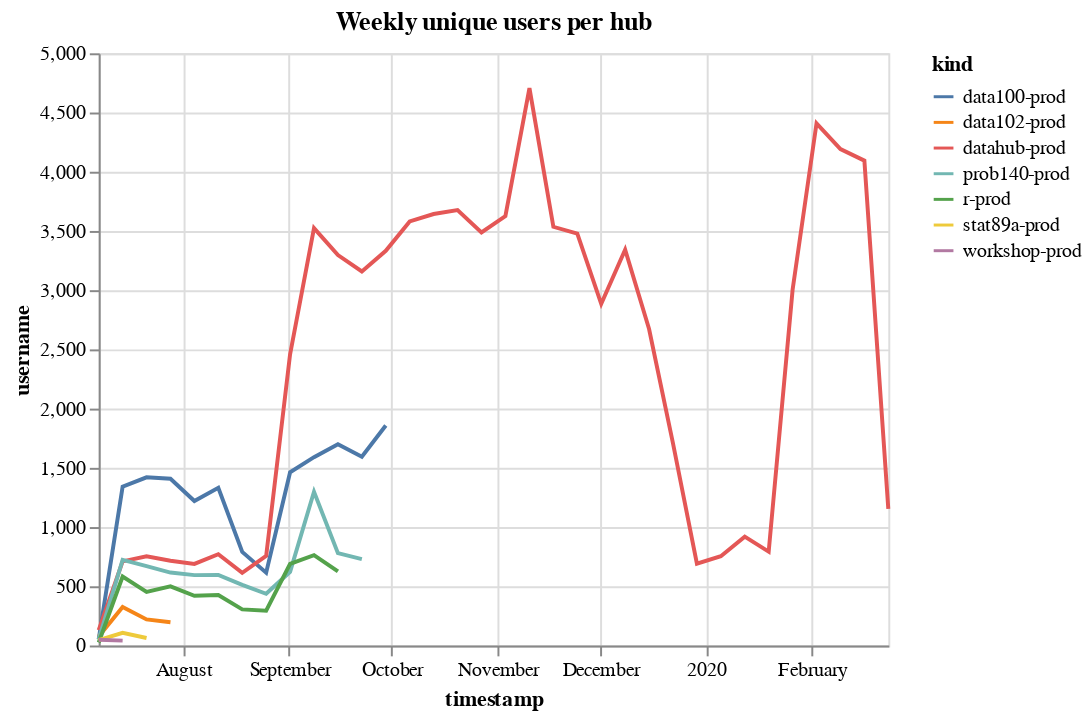

The code cell stored with this chart in its notebook:
### Code cell
alt.Chart(unique_weekly_users, title="Weekly unique users per hub").mark_line().encode(
    x='timestamp',
    y='username',
    color='kind'
)

### Figure 1 — Vega-Lite specification as saved in the notebook (floating-point values rounded to 4 significant figures)
{"config": {"view": {"continuousWidth": 400, "continuousHeight": 300}}, "data": {"name": "data-2da0f3a6632cb175b19a876d3a8528de"}, "mark": "line", "encoding": {"color": {"type": "nominal", "field": "kind"}, "x": {"type": "temporal", "field": "timestamp"}, "y": {"type": "quantitative", "field": "username"}}, "title": "Weekly unique users per hub", "$schema": "https://vega.github.io/schema/vega-lite/v4.0.2.json", "datasets": {"data-2da0f3a6632cb175b19a876d3a8528de": [{"kind": "data100-prod", "timestamp": "2019-07-07T00:00:00-07:00", "username": 53}, {"kind": "data100-prod", "timestamp": "2019-07-14T00:00:00-07:00", "username": 1341}, {"kind": "data100-prod", "timestamp": "2019-07-21T00:00:00-07:00", "username": 1420}, {"kind": "data100-prod", "timestamp": "2019-07-28T00:00:00-07:00", "username": 1408}, {"kind": "data100-prod", "timestamp": "2019-08-04T00:00:00-07:00", "username": 1220}, {"kind": "data100-prod", "timestamp": "2019-08-11T00:00:00-07:00", "username": 1332}, {"kind": "data100-prod", "timestamp": "2019-08-18T00:00:00-07:00", "username": 790}, {"kind": "data100-prod", "timestamp": "2019-08-25T00:00:00-07:00", "username": 615}, {"kind": "data100-prod", "timestamp": "2019-09-01T00:00:00-07:00", "username": 1463}, {"kind": "data100-prod", "timestamp": "2019-09-08T00:00:00-07:00", "username": 1590}, {"kind": "data100-prod", "timestamp": "2019-09-15T00:00:00-07:00", "username": 1700}, {"kind": "data100-prod", "timestamp": "2019-09-22T00:00:00-07:00", "username": 1594}, {"kind": "data100-prod", "timestamp": "2019-09-29T00:00:00-07:00", "username": 1858}, {"kind": "data102-prod", "timestamp": "2019-07-07T00:00:00-07:00", "username": 76}, {"kind": "data102-prod", "timestamp": "2019-07-14T00:00:00-07:00", "username": 326}, {"kind": "data102-prod", "timestamp": "2019-07-21T00:00:00-07:00", "username": 220}, {"kind": "data102-prod", "timestamp": "2019-07-28T00:00:00-07:00", "username": 196}, {"kind": "datahub-prod", "timestamp": "2019-07-07T00:00:00-07:00", "username": 129}, {"kind": "datahub-prod", "timestamp": "2019-07-14T00:00:00-07:00", "username": 710}, {"kind": "datahub-prod", "timestamp": "2019-07-21T00:00:00-07:00", "username": 753}, {"kind": "datahub-prod", "timestamp": "2019-07-28T00:00:00-07:00", "username": 716}, {"kind": "datahub-prod", "timestamp": "2019-08-04T00:00:00-07:00", "username": 689}, {"kind": "datahub-prod", "timestamp": "2019-08-11T00:00:00-07:00", "username": 771}, {"kind": "datahub-prod", "timestamp": "2019-08-18T00:00:00-07:00", "username": 614}, {"kind": "datahub-prod", "timestamp": "2019-08-25T00:00:00-07:00", "username": 756}, {"kind": "datahub-prod", "timestamp": "2019-09-01T00:00:00-07:00", "username": 2458}, {"kind": "datahub-prod", "timestamp": "2019-09-08T00:00:00-07:00", "username": 3524}, {"kind": "datahub-prod", "timestamp": "2019-09-15T00:00:00-07:00", "username": 3296}, {"kind": "datahub-prod", "timestamp": "2019-09-22T00:00:00-07:00", "username": 3158}, {"kind": "datahub-prod", "timestamp": "2019-09-29T00:00:00-07:00", "username": 3332}, {"kind": "datahub-prod", "timestamp": "2019-10-06T00:00:00-07:00", "username": 3580}, {"kind": "datahub-prod", "timestamp": "2019-10-13T00:00:00-07:00", "username": 3643}, {"kind": "datahub-prod", "timestamp": "2019-10-20T00:00:00-07:00", "username": 3676}, {"kind": "datahub-prod", "timestamp": "2019-10-27T00:00:00-07:00", "username": 3488}, {"kind": "datahub-prod", "timestamp": "2019-11-03T00:00:00-07:00", "username": 3626}, {"kind": "datahub-prod", "timestamp": "2019-11-10T00:00:00-08:00", "username": 4706}, {"kind": "datahub-prod", "timestamp": "2019-11-17T00:00:00-08:00", "username": 3535}, {"kind": "datahub-prod", "timestamp": "2019-11-24T00:00:00-08:00", "username": 3478}, {"kind": "datahub-prod", "timestamp": "2019-12-01T00:00:00-08:00", "username": 2885}, {"kind": "datahub-prod", "timestamp": "2019-12-08T00:00:00-08:00", "username": 3342}, {"kind": "datahub-prod", "timestamp": "2019-12-15T00:00:00-08:00", "username": 2672}, {"kind": "datahub-prod", "timestamp": "2019-12-22T00:00:00-08:00", "username": 1707}, {"kind": "datahub-prod", "timestamp": "2019-12-29T00:00:00-08:00", "username": 691}, {"kind": "datahub-prod", "timestamp": "2020-01-05T00:00:00-08:00", "username": 754}, {"kind": "datahub-prod", "timestamp": "2020-01-12T00:00:00-08:00", "username": 919}, {"kind": "datahub-prod", "timestamp": "2020-01-19T00:00:00-08:00", "username": 793}, {"kind": "datahub-prod", "timestamp": "2020-01-26T00:00:00-08:00", "username": 3004}, {"kind": "datahub-prod", "timestamp": "2020-02-02T00:00:00-08:00", "username": 4409}, {"kind": "datahub-prod", "timestamp": "2020-02-09T00:00:00-08:00", "username": 4191}, {"kind": "datahub-prod", "timestamp": "2020-02-16T00:00:00-08:00", "username": 4094}, {"kind": "datahub-prod", "timestamp": "2020-02-23T00:00:00-08:00", "username": 1153}, {"kind": "prob140-prod", "timestamp": "2019-07-07T00:00:00-07:00", "username": 52}, {"kind": "prob140-prod", "timestamp": "2019-07-14T00:00:00-07:00", "username": 723}, {"kind": "prob140-prod", "timestamp": "2019-07-21T00:00:00-07:00", "username": 670}, {"kind": "prob140-prod", "timestamp": "2019-07-28T00:00:00-07:00", "username": 616}, {"kind": "prob140-prod", "timestamp": "2019-08-04T00:00:00-07:00", "username": 594}, {"kind": "prob140-prod", "timestamp": "2019-08-11T00:00:00-07:00", "username": 596}, {"kind": "prob140-prod", "timestamp": "2019-08-18T00:00:00-07:00", "username": 512}, {"kind": "prob140-prod", "timestamp": "2019-08-25T00:00:00-07:00", "username": 437}, {"kind": "prob140-prod", "timestamp": "2019-09-01T00:00:00-07:00", "username": 622}, {"kind": "prob140-prod", "timestamp": "2019-09-08T00:00:00-07:00", "username": 1298}, {"kind": "prob140-prod", "timestamp": "2019-09-15T00:00:00-07:00", "username": 780}, {"kind": "prob140-prod", "timestamp": "2019-09-22T00:00:00-07:00", "username": 729}, {"kind": "r-prod", "timestamp": "2019-07-07T00:00:00-07:00", "username": 25}, {"kind": "r-prod", "timestamp": "2019-07-14T00:00:00-07:00", "username": 582}, {"kind": "r-prod", "timestamp": "2019-07-21T00:00:00-07:00", "username": 452}, {"kind": "r-prod", "timestamp": "2019-07-28T00:00:00-07:00", "username": 499}, {"kind": "r-prod", "timestamp": "2019-08-04T00:00:00-07:00", "username": 420}, {"kind": "r-prod", "timestamp": "2019-08-11T00:00:00-07:00", "username": 426}, {"kind": "r-prod", "timestamp": "2019-08-18T00:00:00-07:00", "username": 305}, {"kind": "r-prod", "timestamp": "2019-08-25T00:00:00-07:00", "username": 294}, {"kind": "r-prod", "timestamp": "2019-09-01T00:00:00-07:00", "username": 690}, {"kind": "r-prod", "timestamp": "2019-09-08T00:00:00-07:00", "username": 763}, {"kind": "r-prod", "timestamp": "2019-09-15T00:00:00-07:00", "username": 625}, {"kind": "stat89a-prod", "timestamp": "2019-07-07T00:00:00-07:00", "username": 45}, {"kind": "stat89a-prod", "timestamp": "2019-07-14T00:00:00-07:00", "username": 107}, {"kind": "stat89a-prod", "timestamp": "2019-07-21T00:00:00-07:00", "username": 63}, {"kind": "workshop-prod", "timestamp": "2019-07-07T00:00:00-07:00", "username": 49}, {"kind": "workshop-prod", "timestamp": "2019-07-14T00:00:00-07:00", "username": 41}]}}
